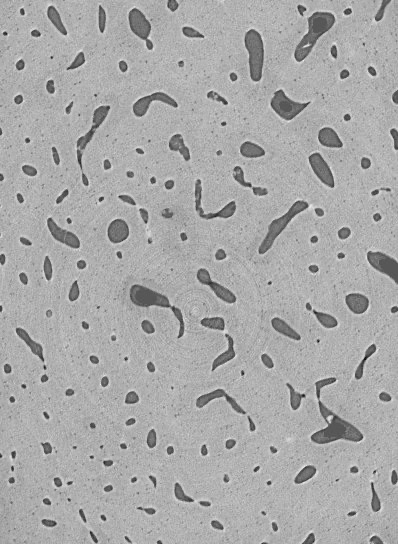
#> input picture hw3-任怡静/images/q2.jpeg, 398 x 544 px
$ python Q2.py
#> lines starting #> are read from the running program, lines starting #| are printed output that depends on the picture; after the words box and inside, x2 and y2 are one past the last pixel; in counts of white or black regions, pixels touching at a corner belong together
import cv2
import numpy as np

image = cv2.imread('images/q2.jpeg')
#> image is the input picture: shape (544, 398, 3); min 14, max 241, mean 169
cv2.imshow("origin",image)
cv2.waitKey(0)
image_gray = cv2.cvtColor(image, cv2.COLOR_BGR2GRAY)
ret, th3 = cv2.threshold(image_gray,127,255,cv2.THRESH_BINARY_INV)
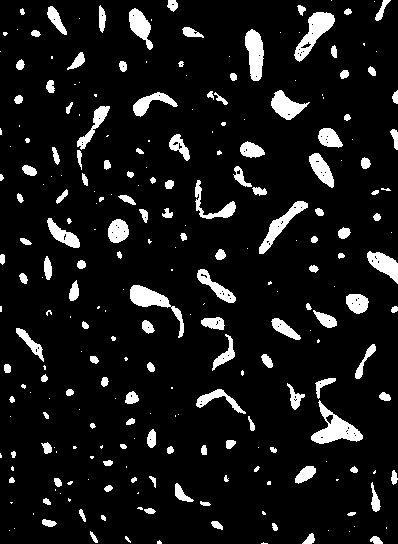
#> th3: shape (544, 398); 9.1% white; 254 white regions (114 under 20 px), largest, box (x1, y1, x2, y2) and area: (311, 400, 363, 444) 922, (294, 12, 335, 62) 824, (130, 285, 184, 338) 764
kernelSizes = [(3, 3), (4, 4)]
for kernelSize in kernelSizes:
    kernel = cv2.getStructuringElement(cv2.MORPH_RECT, kernelSize)
    th3 = cv2.morphologyEx(th3, cv2.MORPH_CLOSE, kernel)
#> this loop made 2 passes
#> pass 1, `th3 = cv2.morphologyEx(th3, cv2.MORPH_CLOSE, kernel)`:
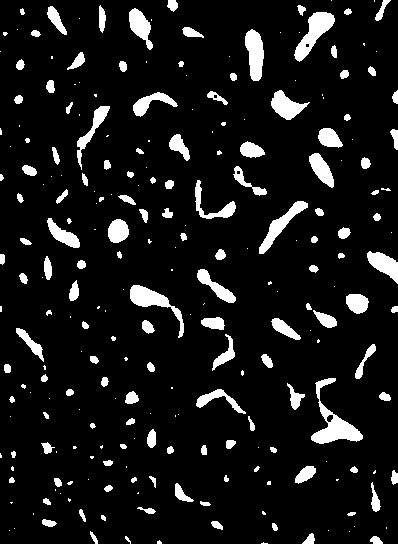
#> th3: shape (544, 398); 9.2% white; 248 white regions (110 under 20 px), largest, box (x1, y1, x2, y2) and area: (311, 378, 363, 444) 1096, (294, 12, 335, 62) 849, (130, 285, 184, 338) 766

def EightNeighbors(layer, coordinate):
    row,col = layer.shape
    directions = [(-1,-1),(-1,0),(-1,1),(0,-1),(0,1),(1,-1),(1,0),(1,1)]
    eight_neighbors = []
    x,y = coordinate
    for dx,dy in directions:
        i = x+dx
        j = y+dy
        if i >= 0 and i < row and j >= 0 and j < col:
            if layer[i,j] > 0:
                eight_neighbors.append((i,j))
    return eight_neighbors
def BFSConnected(connected_list):
    if len(connected_list) == 0:
        return
    else:
        neigbor_list = []
        for coord in connected_list:
            x,y = coord
            layer[x,y] = 0
            area.append((x,y))
            neigbors = EightNeighbors(layer, coord)
            for n in neigbors:
                if not neigbor_list.__contains__(n):
                    neigbor_list.append(n)
        BFSConnected(neigbor_list)

segments = []
area = []
layer = th3.copy()
row, col = layer.shape
#> row = 544; col = 398
layer_background = np.zeros((row, col, 3))
for i in range(row):
    for j in range(col):
        if layer[i, j] > 0:
            area = []
            connected_list = [(i,j)]
            BFSConnected(connected_list)
            segments.append(area)
        if th3[i,j] == 0:
            layer_background[i,j] = image[i,j]
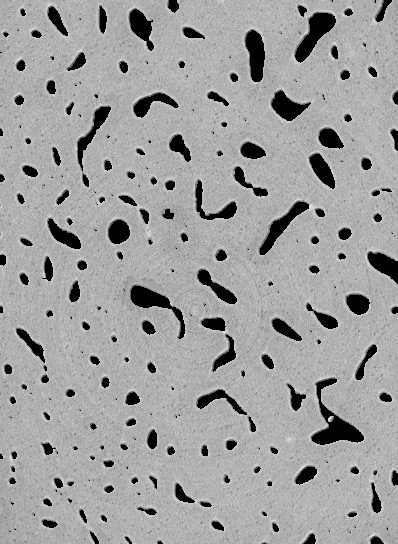
#> layer_background: shape (544, 398, 3) float64; min 0, max 240, mean 158.8

layer_large = np.zeros((row, col, 3))
layer_small = np.zeros((row, col, 3))
for s in segments:
    if len(s) > 50:
        for coord in s:
            x,y = coord
            layer_large[x,y] = image[x,y]
    else:
        for coord in s:
            x,y = coord
            layer_small[x,y] = image[x,y]
#> this loop made 246 passes
#> s on passes 2, 3, 12: [(0, 332), (1, 332)], [(0, 375), (1, 375), (2, 375)], [(19, 80)]
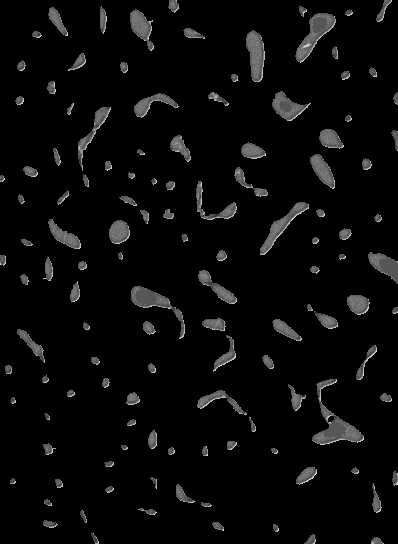
#> layer_large: shape (544, 398, 3) float64; min 0, max 241, mean 9.7
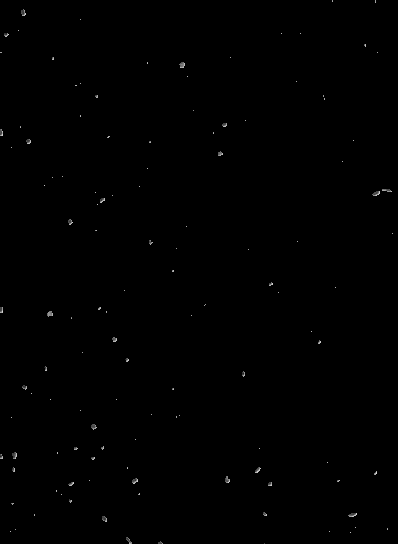
#> layer_small: shape (544, 398, 3) float64; min 0, max 219, mean 0.5

layer_large = layer_large + layer_background
layer_small = layer_small + layer_background

cv2.imshow("background", np.uint8(layer_background))
cv2.waitKey(0)
cv2.imshow("large", np.uint8(layer_large))
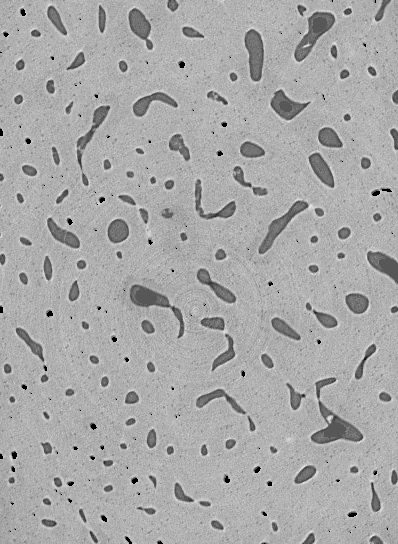
#> window 'large': shape (544, 398, 3); min 0, max 241, mean 168.5
cv2.waitKey(0)
cv2.imshow("small", np.uint8(layer_small))
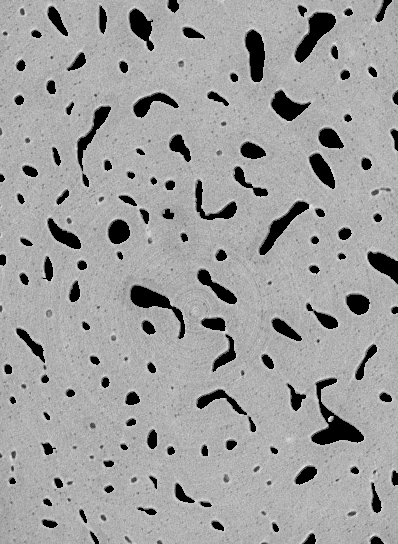
#> window 'small': shape (544, 398, 3); min 0, max 240, mean 159.3
cv2.waitKey(0)
layer_epsilon = np.uint8(layer_large) + np.uint8(layer_small) - np.uint8(layer_background) - np.uint8(image)
#> layer_epsilon: shape (544, 398, 3); every value is 0

cv2.imshow("Epsilon", layer_epsilon)
cv2.waitKey(0)

print("the summation of I_epsilon is: ", np.sum(layer_epsilon))
#| the summation of I_epsilon is:  0
cv2.destroyAllWindows()

$ run again, with hw3-任怡静/images/q1_2.jpeg copied over hw3-任怡静/images/q2.jpeg
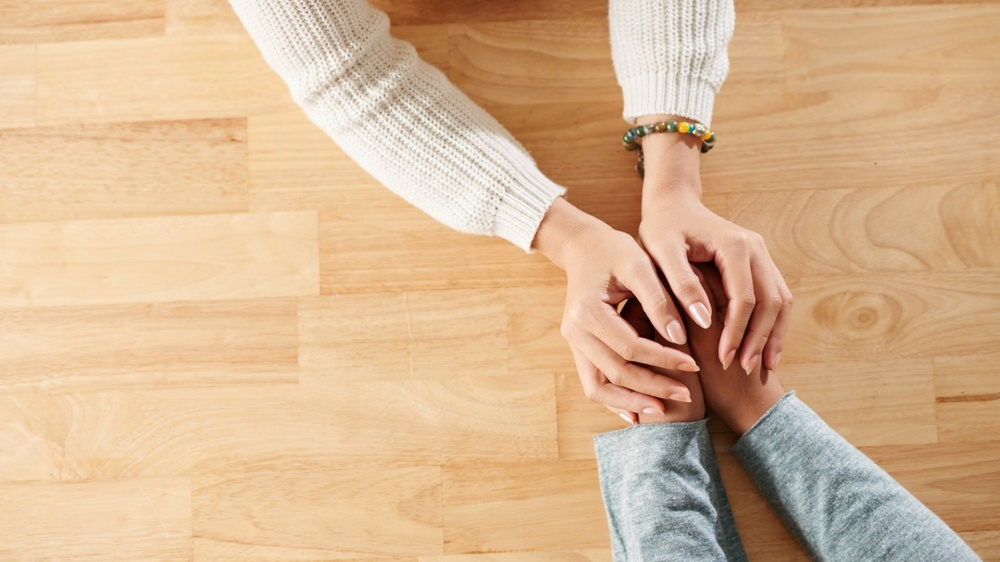
#> input picture hw3-任怡静/images/q1_2.jpeg, 1000 x 562 px, shrunk from 1920 x 1080 before the run
#> image is the input picture: shape (562, 1000, 3); mean B, G, R 145.5, 181, 214.9
#> `ret, th3 = cv2.threshold(image_gray,127,255,cv2.THRESH_BINARY_INV)`:
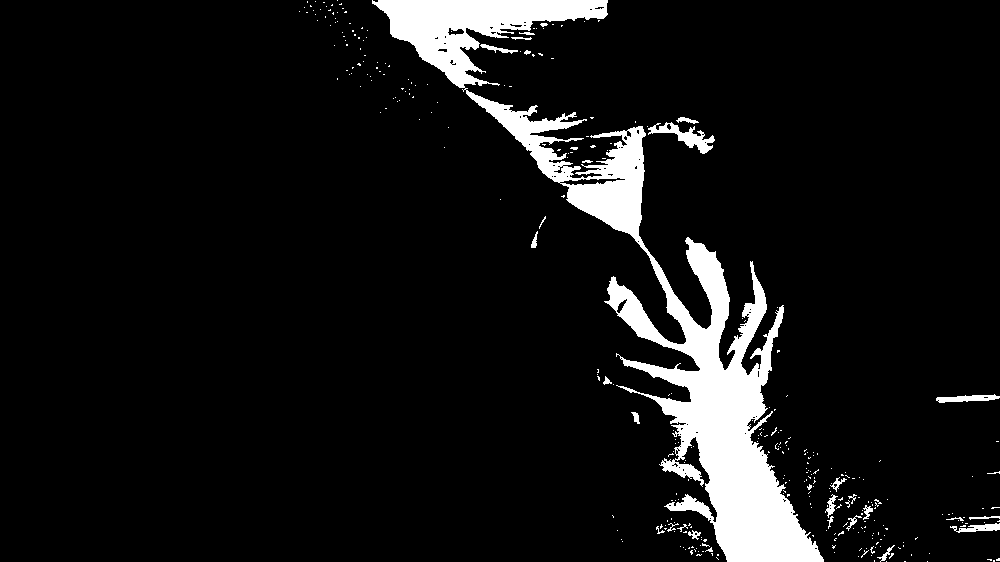
#> th3: shape (562, 1000); 8% white; 336 white regions (308 under 20 px), largest, box (x1, y1, x2, y2) and area: (372, 0, 824, 562) 41782, (648, 122, 715, 154) 705, (936, 394, 1000, 403) 335
#> the loop `for s in segments:` made 167 passes
#> s on passes 1 to 3: [(0, 308), (1, 308), (2, 308), (3, 308)], [(0, 316), (1, 316), (2, 316)], [(0, 338), (1, 338)]
#> `cv2.imshow("small", np.uint8(layer_small))`:
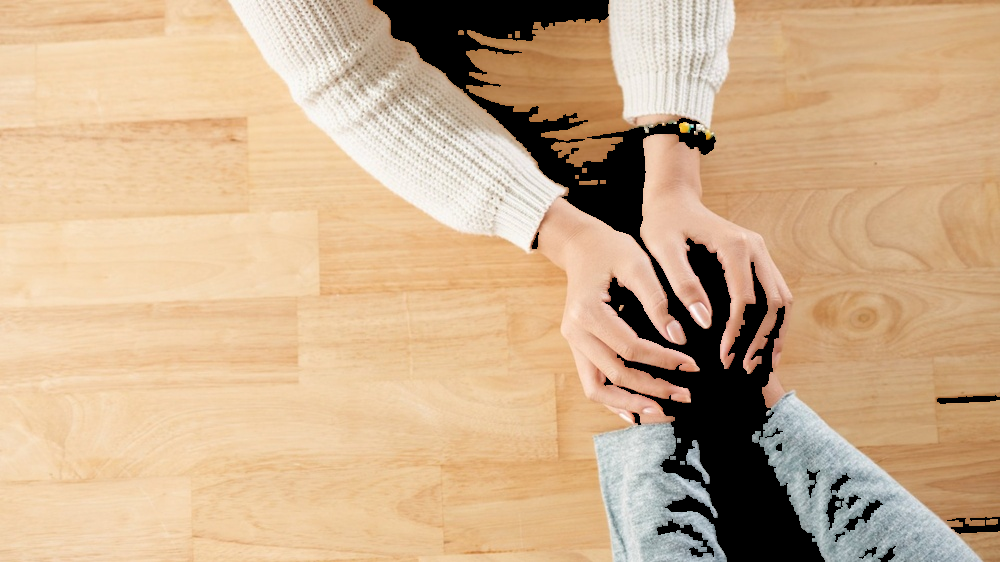
#> window 'small': shape (562, 1000, 3); mean B, G, R 140.9, 174.2, 204.3
#> layer_epsilon: shape (562, 1000, 3); every value is 0
#| the summation of I_epsilon is:  0
